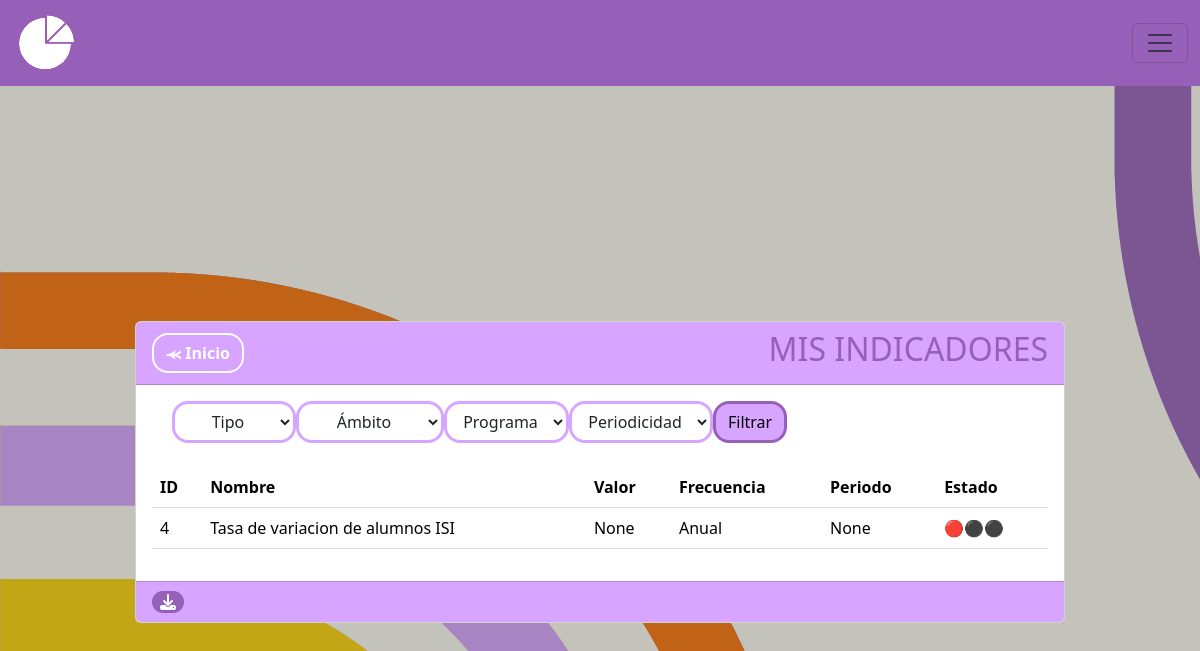
Screenshot of /indicadores with the database file from the repository.
### MIReApp/models.py (models this page shows, shortened)
class Indicador(models.Model):
    id = models.AutoField(primary_key=True)
    nombre = models.CharField(max_length=100,
                              verbose_name='Nombre',
                              unique= True,
                              validators= [
                                  RegexValidator(regex= r'^[a-zA-Z\s]*$',
                                                 message="El nombre no puede contener caracteres especiales.",
                                                 code='invalid_nombre')
                              ])
    descripcion = models.CharField(max_length=100, verbose_name='Descripción', blank=True, null=True)
    ambito = models.ForeignKey('Ambito', on_delete=models.CASCADE)
    tipo = models.ForeignKey('Tipo', on_delete=models.CASCADE)
    programa = models.ForeignKey('Programa', on_delete=models.SET_NULL, null=True, blank=True)
    objetivo = models.ForeignKey('Objetivos', on_delete=models.CASCADE, blank=True, null=True)
    frecuencia = models.CharField(verbose_name='Frecuencia de medición',max_length=10, choices=FRECUENCIAS)
    formula = models.CharField(max_length=20, choices= FORMULAS,verbose_name='Formula', blank=True)
    numerador = models.ForeignKey('Metrica', related_name='Numerador', on_delete=models.CASCADE, blank=True, null=True)
    denominador = models.ForeignKey('Metrica', related_name='Denominador', on_delete=models.CASCADE, blank=True, null=True)
    numerador_periodo = models.ForeignKey('HistorialMetrica', related_name='Instancia_Numerador', on_delete=models.CASCADE, blank=True, null=True)
    denominador_periodo = models.ForeignKey('HistorialMetrica', related_name='Instancia_Denominador', on_delete=models.CASCADE, blank=True, null=True)
    numerador_medida = models.CharField(max_length=100, verbose_name='', blank=True, null=True)
    denominador_medida = models.CharField(max_length=100, verbose_name='', blank=True, null=True)
    numerador_valor = models.PositiveIntegerField(verbose_name='', blank=True, null=True)
    denominador_valor = models.PositiveIntegerField(verbose_name='' , blank=True, null=True)
    resultado = models.CharField(max_length=100, verbose_name='', blank=True, null=True)
    estado = models.CharField(max_length=100, verbose_name='Descripción', blank=True, null=True)

### MIReApp/views.py (the view)
# urls.py: path('indicadores',views.indicadores, name='indicadores'),
def indicadores(request):
    es_owner = False
    if request.user.is_authenticated:
        if request.user.is_owner:
            es_owner = True
    indicadores = Indicador.objects.all()
    json_data = serializers.serialize("json", indicadores)
    tipos = Tipo.objects.all()
    ambitos = Ambito.objects.all()
    programas = Programa.objects.all()
    tipo_opciones = {
        "Eficacia": ["1", "2", "4"],
        "Eficiencia": ["3", "5", "8"],
        "Calidad": ["6"],
        "Economía": ["9"],
    }
    tipo = request.GET.get('tipo')
    ambito = request.GET.get('ambito')
    programa = request.GET.get('programa')
    frecuencia = request.GET.get('periodicidad')
    indicadores = Indicador.objects.all()
    json_data = serializers.serialize("json", indicadores)
    if tipo:
        tipo = tipo_opciones[tipo]
        indicadores = indicadores.filter(tipo__in=tipo)
    if ambito:
        indicadores = indicadores.filter(ambito=ambito)
    if programa:
        indicadores = indicadores.filter(programa=programa)
    if frecuencia:
        indicadores = indicadores.filter(frecuencia=frecuencia)
    return render(request, 'indicadores/index.html', {'indicador': indicadores, 'json_data':json_data, 'tipos': tipos, 'ambitos': ambitos, 'programas': programas, 'es_owner': es_owner})

### MIReApp/templates/indicadores/index.html (shortened to what this page needs)
{% extends "base.html" %}
{% block contenido %}
<br>
<br>
<br>
<br>
<br>
<center>
    <link rel="stylesheet" href="https://cdnjs.cloudflare.com/ajax/libs/font-awesome/6.4.2/css/all.min.css">
    <div class="col-md-10 card" style="text-align: left;">
        <div class="card-header" style="background-color: #D7A5FF;">
            <div style="display: flex; justify-content: space-between; align-items: center;">
                <span>
                    <a href="{% url 'inicio' %}" class="btn btn-secondary rounded-4 fw-bold" style="background-color: transparent; color:white;border-color: white;border-width: 2px;">⪻ Inicio</a>
                </span>
                <span>
                    <h2 style="color: #965FB8;">MIS INDICADORES</h2>
                </span>
            </div>
        </div>
        <div class="card-body">
            <form method="GET" action="{% url 'indicadores' %}" class="d-flex flex-row table-responsive">
                <div class="form-group ">
                    <select name="tipo" id="tipo" class="btn dropdown-toggle rounded-4" type="button" data-bs-toggle="dropdown" aria-expanded="false"style="margin-left: 20px;border-color: #D7A5FF;border-width: 3px;">
                        <option value="">Tipo</option>
                    </select>
                </div>
                <div class="form-group">
                    <select name="ambito" id="ambito" class="btn dropdown-toggle rounded-4" type="button" data-bs-toggle="dropdown" aria-expanded="false"style="width:min-content;border-color: #D7A5FF;border-width: 3px;">
                        <option value="">Ámbito</option>
                    </select>
                </div>
                <div class="form-group">
                    <select name="programa" id="programa" class="btn dropdown-toggle rounded-4" type="button" data-bs-toggle="dropdown" aria-expanded="false"style="width:min-content;border-color: #D7A5FF;border-width: 3px;">
                        <option value="">Programa</option>
                    </select>
                </div>
                <div class="form-group">
                    <select name="periodicidad" id="periodicidad" class="btn dropdown-toggle rounded-4" type="button" data-bs-toggle="dropdown" aria-expanded="false"style="width:min-content;border-color: #D7A5FF;border-width: 3px;">
                        <option value="">Periodicidad</option>
                    </select>
                </div>
                <button type="submit" class="btn rounded-4"style="background-color:#D7A5FF; color: #000000;border-color: #965FB8;border-width: 3px;width:min-content">Filtrar</button>
            </form>
            <br>
            <div class="table-responsive">
                <table class="table rounded-4" style="background-color: #D7A5FF;">
                    <thead>
                        <tr>
                            <th scope="col">ID</th>
                            <th scope="col">Nombre</th>
                            <th scope="col">Valor</th>
                            <th scope="col">Frecuencia</th>
                            <th scope="col">Periodo</th>
                            <th scope="col">Estado</th>
                        </tr>
                    </thead>
                    <tbody>
                        {% for indi in indicador %}
                        <tr class="">
                            <td scope="row">{{ indi.id }}</td>
                            <td>{{ indi.nombre }}</td>
                            <td>{{ indi.resultado }}</td>
                            <td>{{ indi.frecuencia }}</td>
                            <td>{{ indi.numerador_periodo }}</td>
                            {% if indi.numerador_medida == None and indi.denominador_medida == None and indi.numerador_valor == None and indi.denominador_valor == None %}
                                <td> 🔴⚫⚫ </td>
                            {% elif indi.numerador_medida != None and indi.denominador_medida != None and indi.numerador_valor != None and indi.denominador_valor != None %}
                                <td> ⚫⚫🟢 </td>
                            {% else %}
                                <td> ⚫🟡⚫ </td>
                            {% endif %}
                        </tr>
                        {% endfor %}
                    </tbody>
                </table>
            </div>
        </div>
        <div class="card-footer text-muted" style="background-color: #D7A5FF;">
        <button class='rounded-4 fw-bold fa-solid fa-download' id="miBoton" type="button" style="border-radius: 3%; color:white;background-color: #965FB8;border-color: transparent;"></button>
        </div>
    </div>
</div>
{% endblock %}

### MIReApp/static/css/base.css (style rules this page uses)
html, body { margin: 0; width: 100%; height: 100%; display: flex; justify-content: center; align-items: center; font-family: 'Dosis', sans-serif; font-weight: 300; -webkit-user-select: none; -moz-user-select: none; -ms-user-select: none; user-select: none; }
h2 { color: #965FB8; }
button { color:rgb(255, 255, 255); background-color: #D7A5FF }

### rows the page displays
Indicador: id "4", nombre "Tasa de variacion de alumnos ISI", resultado "None", frecuencia "Anual", numerador_periodo "None"
